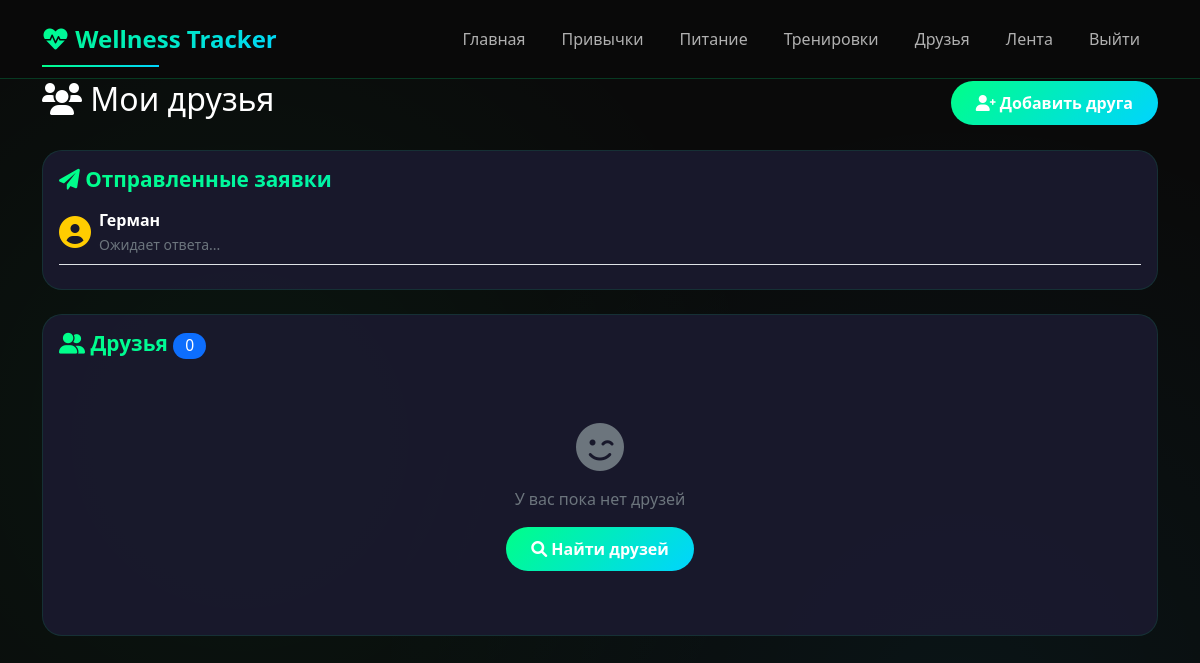
/friends (signed in), run on an earlier commit of the app's database.
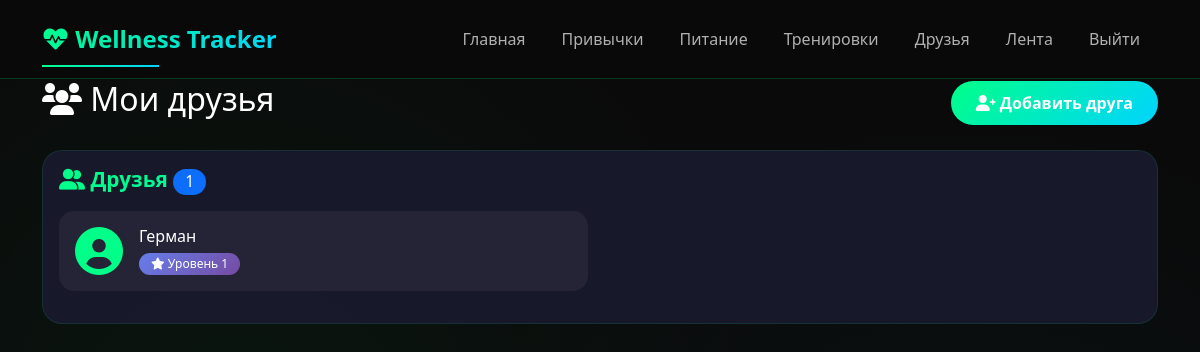
And on a later commit of the database.
### app.py (models this page shows, shortened)
class Friend(db.Model):
    __tablename__ = 'friends'
    id = db.Column(db.Integer, primary_key=True)
    user_id = db.Column(db.Integer, db.ForeignKey('users.id'), nullable=False)
    friend_id = db.Column(db.Integer, db.ForeignKey('users.id'), nullable=False)
    status = db.Column(db.String(20), default='pending')
    created_at = db.Column(db.DateTime, default=datetime.now)

class User(db.Model):
    __tablename__ = 'users'
    id = db.Column(db.Integer, primary_key=True)
    username = db.Column(db.String(80), unique=True, nullable=False)
    email = db.Column(db.String(120), unique=True, nullable=True)  # nullable=True - можно не указывать
    password_hash = db.Column(db.String(200), nullable=False)
    total_points = db.Column(db.Integer, default=0)
    level = db.Column(db.Integer, default=1)

### app.py (the view, shortened to what this page needs)
@app.route('/friends')
@login_required
def friends():
    current_user_obj = get_user()
    sent_requests_raw = Friend.query.filter_by(
        user_id=current_user_obj.id,
        status='pending'
    ).all()
    sent_requests = []
    for req in sent_requests_raw:
        friend_user = User.query.get(req.friend_id)
        sent_requests.append({
            'id': req.id,
            'friend': friend_user,
            'status': req.status
        })
    received_requests_raw = Friend.query.filter_by(
        friend_id=current_user_obj.id,
        status='pending'
    ).all()
    received_requests = []
    friendships = Friend.query.filter(
        ((Friend.user_id == current_user_obj.id) | (Friend.friend_id == current_user_obj.id)),
        Friend.status == 'accepted'
    ).all()
    accepted_friends = []
    for friendship in friendships:
        if friendship.user_id == current_user_obj.id:
            friend = User.query.get(friendship.friend_id)
        else:
            friend = User.query.get(friendship.user_id)
        if friend:
            accepted_friends.append(friend)
    print(f"=== СТАТУС ДРУЗЕЙ для {current_user_obj.username} ===")
    print(f"Отправленные заявки: {len(sent_requests)}")
    print(f"Полученные заявки: {len(received_requests)}")
    print(f"Друзей: {len(accepted_friends)}")
    return render_template('friends.html',
                         sent_requests=sent_requests,
                         received_requests=received_requests,
                         friends=accepted_friends)

### app.py (called while the page is built)
def get_user():
    from flask import session
    user_id = session.get('user_id')
    if user_id:
        return User.query.get(user_id)
    return None

def get_current_user():
    from flask import session
    user_id = session.get('user_id')
    if user_id:
        return User.query.get(user_id)
    return None

def login_required(f):
    from functools import wraps
    @wraps(f)
    def decorated_function(*args, **kwargs):
        if not get_current_user():
            flash('Пожалуйста, войдите в систему', 'warning')
            return redirect(url_for('login'))
        return f(*args, **kwargs)
    return decorated_function

### templates/friends.html (shortened to what this page needs)
{% extends "base.html" %}
{% block content %}
<div class="fade-in">
    <div class="d-flex justify-content-between align-items-center mb-4">
        <h2><i class="fas fa-users"></i> Мои друзья</h2>
        <a href="/add_friend" class="btn btn-primary">
            <i class="fas fa-user-plus"></i> Добавить друга
        </a>
    </div>
    {% if sent_requests %}
    <div class="card mb-4">
        <div class="card-body">
            <h5 class="card-title">
                <i class="fas fa-paper-plane"></i> Отправленные заявки
            </h5>
            {% for req in sent_requests %}
            <div class="d-flex align-items-center border-bottom pb-2 mb-2">
                <i class="fas fa-user-circle fa-2x me-2" style="color: #ffcc00;"></i>
                <div>
                    <strong>{{ req.friend.username }}</strong>
                    <br>
                    <small class="text-secondary">Ожидает ответа...</small>
                </div>
            </div>
            {% endfor %}
        </div>
    </div>
    {% endif %}
    <div class="card">
        <div class="card-body">
            <h5 class="card-title">
                <i class="fas fa-user-friends"></i> Друзья
                <span class="badge bg-primary">{{ friends|length }}</span>
            </h5>
            {% if friends %}
                <div class="row">
                    {% for friend in friends %}
                    <div class="col-md-6 mb-3">
                        <div class="d-flex justify-content-between align-items-center p-3"
                             style="background: rgba(255,255,255,0.05); border-radius: 15px;">
                            <div class="d-flex align-items-center">
                                <i class="fas fa-user-circle fa-3x me-3" style="color: #00ff88;"></i>
                                <div>
                                    <h6 class="mb-0">{{ friend.username }}</h6>
                                    <div class="mt-1">
                                        <span class="badge" style="background: linear-gradient(135deg, #667eea, #764ba2);">
                                            <i class="fas fa-star"></i> Уровень {{ friend.level }}
                                        </span>
                                    </div>
                                </div>
                            </div>
                        </div>
                    </div>
                    {% endfor %}
                </div>
            {% else %}
                <div class="text-center py-5">
                    <i class="fas fa-smile-wink fa-3x text-secondary mb-3"></i>
                    <p class="text-secondary">У вас пока нет друзей</p>
                    <a href="/add_friend" class="btn btn-primary">
                        <i class="fas fa-search"></i> Найти друзей
                    </a>
                </div>
            {% endif %}
        </div>
    </div>
</div>
{% endblock %}

What changed in the data, as far as the page shows it:
no longer on this page (row edited): Friend: friend.username "Герман"
now on this page (row edited): User: username "Герман", level "1"
Also different on the page:
{{ friends|length }}: "0" → "1"
text no longer shown: "У вас пока нет друзей Найти друзей"
